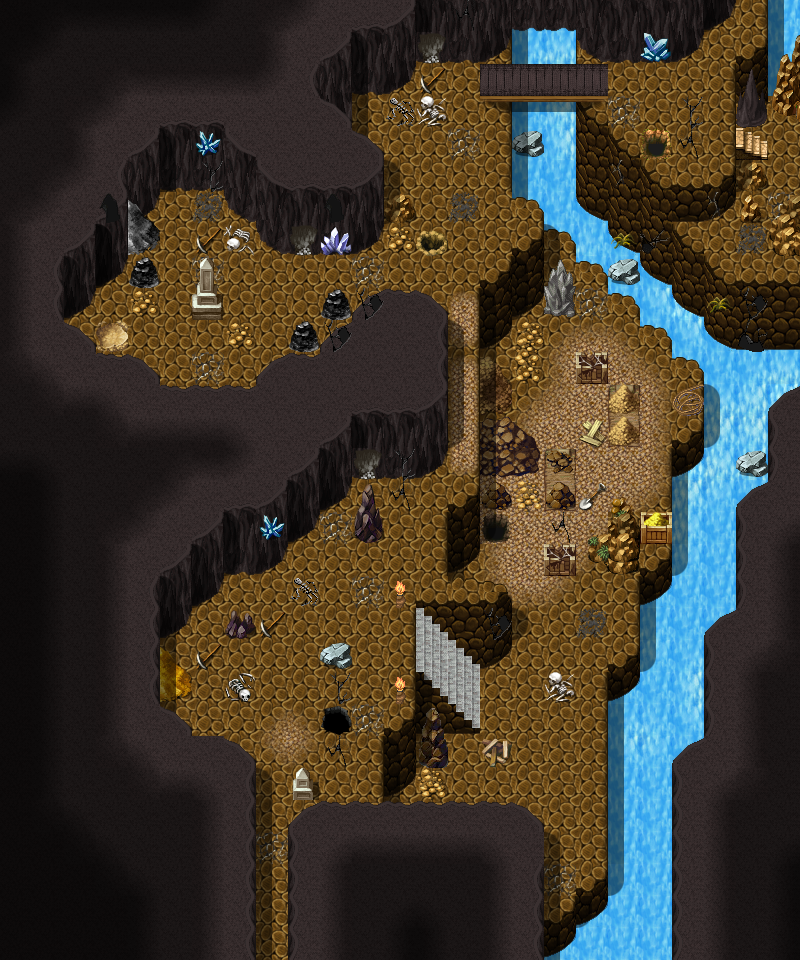

A 2D game scene composited from a Tiled map and its tileset images. What follows is a short description and the map's XML, with each tile layer's data collapsed to a summary:
An orthogonal 25x30 tile map with 32x32 px tiles, 6 tile layers (Ground, Objects, Objects_replace, Above, ...), 1 hidden layer not drawn, 61 tilesets and 32 objects (12x spawn, 5x script, 5x key, 5x replace, 3x mapchange, ...).

<map version="1.8" tiledversion="1.8.4" orientation="orthogonal" renderorder="right-down" width="25" height="30" tilewidth="32" tileheight="32" infinite="0" nextlayerid="12" nextobjectid="33">
 <tileset firstgid="1" name="map_bed_1" tilewidth="32" tileheight="32" tilecount="128" columns="16">
  <image source="../drawable/map_bed_1.png" width="512" height="256" />
 </tileset>
 <tileset firstgid="129" name="map_border_1" tilewidth="32" tileheight="32" tilecount="128" columns="16">
  <image source="../drawable/map_border_1.png" width="512" height="256" />
 </tileset>
 <tileset firstgid="257" name="map_bridge_1" tilewidth="32" tileheight="32" tilecount="128" columns="16">
  <image source="../drawable/map_bridge_1.png" width="512" height="256" />
 </tileset>
 <tileset firstgid="385" name="map_bridge_2" tilewidth="32" tileheight="32" tilecount="128" columns="16">
  <image source="../drawable/map_bridge_2.png" width="512" height="256" />
 </tileset>
 <tileset firstgid="513" name="map_broken_1" tilewidth="32" tileheight="32" tilecount="128" columns="16">
  <image source="../drawable/map_broken_1.png" width="512" height="256" />
 </tileset>
 <tileset firstgid="641" name="map_cavewall_1" tilewidth="32" tileheight="32" tilecount="108" columns="18">
  <image source="../drawable/map_cavewall_1.png" width="576" height="192" />
 </tileset>
 <tileset firstgid="749" name="map_cavewall_2" tilewidth="32" tileheight="32" tilecount="108" columns="18">
  <image source="../drawable/map_cavewall_2.png" width="576" height="192" />
 </tileset>
 <tileset firstgid="857" name="map_cavewall_3" tilewidth="32" tileheight="32" tilecount="108" columns="18">
  <image source="../drawable/map_cavewall_3.png" width="576" height="192" />
 </tileset>
 <tileset firstgid="965" name="map_cavewall_4" tilewidth="32" tileheight="32" tilecount="108" columns="18">
  <image source="../drawable/map_cavewall_4.png" width="576" height="192" />
 </tileset>
 <tileset firstgid="1073" name="map_chair_table_1" tilewidth="32" tileheight="32" tilecount="128" columns="16">
  <image source="../drawable/map_chair_table_1.png" width="512" height="256" />
 </tileset>
 <tileset firstgid="1201" name="map_chair_table_2" tilewidth="32" tileheight="32" tilecount="128" columns="16">
  <image source="../drawable/map_chair_table_2.png" width="512" height="256" />
 </tileset>
 <tileset firstgid="1329" name="map_crate_1" tilewidth="32" tileheight="32" tilecount="128" columns="16">
  <image source="../drawable/map_crate_1.png" width="512" height="256" />
 </tileset>
 <tileset firstgid="1457" name="map_cupboard_1" tilewidth="32" tileheight="32" tilecount="128" columns="16">
  <image source="../drawable/map_cupboard_1.png" width="512" height="256" />
 </tileset>
 <tileset firstgid="1585" name="map_curtain_1" tilewidth="32" tileheight="32" tilecount="128" columns="16">
  <image source="../drawable/map_curtain_1.png" width="512" height="256" />
 </tileset>
 <tileset firstgid="1713" name="map_entrance_1" tilewidth="32" tileheight="32" tilecount="128" columns="16">
  <image source="../drawable/map_entrance_1.png" width="512" height="256" />
 </tileset>
 <tileset firstgid="1841" name="map_entrance_2" tilewidth="32" tileheight="32" tilecount="128" columns="16">
  <image source="../drawable/map_entrance_2.png" width="512" height="256" />
 </tileset>
 <tileset firstgid="1969" name="map_fence_1" tilewidth="32" tileheight="32" tilecount="128" columns="16">
  <image source="../drawable/map_fence_1.png" width="512" height="256" />
 </tileset>
 <tileset firstgid="2097" name="map_fence_2" tilewidth="32" tileheight="32" tilecount="128" columns="16">
  <image source="../drawable/map_fence_2.png" width="512" height="256" />
 </tileset>
 <tileset firstgid="2225" name="map_fence_3" tilewidth="32" tileheight="32" tilecount="128" columns="16">
  <image source="../drawable/map_fence_3.png" width="512" height="256" />
 </tileset>
 <tileset firstgid="2353" name="map_fence_4" tilewidth="32" tileheight="32" tilecount="128" columns="16">
  <image source="../drawable/map_fence_4.png" width="512" height="256" />
 </tileset>
 <tileset firstgid="2481" name="map_ground_1" tilewidth="32" tileheight="32" tilecount="128" columns="16">
  <image source="../drawable/map_ground_1.png" width="512" height="256" />
 </tileset>
 <tileset firstgid="2609" name="map_ground_2" tilewidth="32" tileheight="32" tilecount="128" columns="16">
  <image source="../drawable/map_ground_2.png" width="512" height="256" />
 </tileset>
 <tileset firstgid="2737" name="map_ground_3" tilewidth="32" tileheight="32" tilecount="128" columns="16">
  <image source="../drawable/map_ground_3.png" width="512" height="256" />
 </tileset>
 <tileset firstgid="2865" name="map_ground_4" tilewidth="32" tileheight="32" tilecount="128" columns="16">
  <image source="../drawable/map_ground_4.png" width="512" height="256" />
 </tileset>
 <tileset firstgid="2993" name="map_ground_5" tilewidth="32" tileheight="32" tilecount="128" columns="16">
  <image source="../drawable/map_ground_5.png" width="512" height="256" />
 </tileset>
 <tileset firstgid="3121" name="map_ground_6" tilewidth="32" tileheight="32" tilecount="128" columns="16">
  <image source="../drawable/map_ground_6.png" width="512" height="256" />
 </tileset>
 <tileset firstgid="3249" name="map_ground_7" tilewidth="32" tileheight="32" tilecount="128" columns="16">
  <image source="../drawable/map_ground_7.png" width="512" height="256" />
 </tileset>
 <tileset firstgid="3377" name="map_ground_8" tilewidth="32" tileheight="32" tilecount="128" columns="16">
  <image source="../drawable/map_ground_8.png" width="512" height="256" />
 </tileset>
 <tileset firstgid="3505" name="map_house_1" tilewidth="32" tileheight="32" tilecount="128" columns="16">
  <image source="../drawable/map_house_1.png" width="512" height="256" />
 </tileset>
 <tileset firstgid="3633" name="map_house_2" tilewidth="32" tileheight="32" tilecount="128" columns="16">
  <image source="../drawable/map_house_2.png" width="512" height="256" />
 </tileset>
 <tileset firstgid="3761" name="map_indoor_1" tilewidth="32" tileheight="32" tilecount="128" columns="16">
  <image source="../drawable/map_indoor_1.png" width="512" height="256" />
 </tileset>
 <tileset firstgid="3889" name="map_indoor_2" tilewidth="32" tileheight="32" tilecount="128" columns="16">
  <image source="../drawable/map_indoor_2.png" width="512" height="256" />
 </tileset>
 <tileset firstgid="4017" name="map_kitchen_1" tilewidth="32" tileheight="32" tilecount="128" columns="16">
  <image source="../drawable/map_kitchen_1.png" width="512" height="256" />
 </tileset>
 <tileset firstgid="4145" name="map_outdoor_1" tilewidth="32" tileheight="32" tilecount="128" columns="16">
  <image source="../drawable/map_outdoor_1.png" width="512" height="256" />
 </tileset>
 <tileset firstgid="4273" name="map_pillar_1" tilewidth="32" tileheight="32" tilecount="128" columns="16">
  <image source="../drawable/map_pillar_1.png" width="512" height="256" />
 </tileset>
 <tileset firstgid="4401" name="map_pillar_2" tilewidth="32" tileheight="32" tilecount="128" columns="16">
  <image source="../drawable/map_pillar_2.png" width="512" height="256" />
 </tileset>
 <tileset firstgid="4529" name="map_plant_1" tilewidth="32" tileheight="32" tilecount="128" columns="16">
  <image source="../drawable/map_plant_1.png" width="512" height="256" />
 </tileset>
 <tileset firstgid="4657" name="map_plant_2" tilewidth="32" tileheight="32" tilecount="128" columns="16">
  <image source="../drawable/map_plant_2.png" width="512" height="256" />
 </tileset>
 <tileset firstgid="4785" name="map_rock_1" tilewidth="32" tileheight="32" tilecount="128" columns="16">
  <image source="../drawable/map_rock_1.png" width="512" height="256" />
 </tileset>
 <tileset firstgid="4913" name="map_rock_2" tilewidth="32" tileheight="32" tilecount="128" columns="16">
  <image source="../drawable/map_rock_2.png" width="512" height="256" />
 </tileset>
 <tileset firstgid="5041" name="map_roof_1" tilewidth="32" tileheight="32" tilecount="128" columns="16">
  <image source="../drawable/map_roof_1.png" width="512" height="256" />
 </tileset>
 <tileset firstgid="5169" name="map_roof_2" tilewidth="32" tileheight="32" tilecount="128" columns="16">
  <image source="../drawable/map_roof_2.png" width="512" height="256" />
 </tileset>
 <tileset firstgid="5297" name="map_roof_3" tilewidth="32" tileheight="32" tilecount="128" columns="16">
  <image source="../drawable/map_roof_3.png" width="512" height="256" />
 </tileset>
 <tileset firstgid="5425" name="map_shop_1" tilewidth="32" tileheight="32" tilecount="128" columns="16">
  <image source="../drawable/map_shop_1.png" width="512" height="256" />
 </tileset>
 <tileset firstgid="5553" name="map_sign_ladder_1" tilewidth="32" tileheight="32" tilecount="128" columns="16">
  <image source="../drawable/map_sign_ladder_1.png" width="512" height="256" />
 </tileset>
 <tileset firstgid="5681" name="map_table_1" tilewidth="32" tileheight="32" tilecount="128" columns="16">
  <image source="../drawable/map_table_1.png" width="512" height="256" />
 </tileset>
 <tileset firstgid="5809" name="map_trail_1" tilewidth="32" tileheight="32" tilecount="128" columns="16">
  <image source="../drawable/map_trail_1.png" width="512" height="256" />
 </tileset>
 <tileset firstgid="5937" name="map_transition_1" tilewidth="32" tileheight="32" tilecount="128" columns="16">
  <image source="../drawable/map_transition_1.png" width="512" height="256" />
 </tileset>
 <tileset firstgid="6065" name="map_transition_2" tilewidth="32" tileheight="32" tilecount="128" columns="16">
  <image source="../drawable/map_transition_2.png" width="512" height="256" />
 </tileset>
 <tileset firstgid="6193" name="map_transition_3" tilewidth="32" tileheight="32" tilecount="128" columns="16">
  <image source="../drawable/map_transition_3.png" width="512" height="256" />
 </tileset>
 <tileset firstgid="6321" name="map_transition_4" tilewidth="32" tileheight="32" tilecount="128" columns="16">
  <image source="../drawable/map_transition_4.png" width="512" height="256" />
 </tileset>
 <tileset firstgid="6449" name="map_tree_1" tilewidth="32" tileheight="32" tilecount="128" columns="16">
  <image source="../drawable/map_tree_1.png" width="512" height="256" />
 </tileset>
 <tileset firstgid="6577" name="map_tree_2" tilewidth="32" tileheight="32" tilecount="128" columns="16">
  <image source="../drawable/map_tree_2.png" width="512" height="256" />
 </tileset>
 <tileset firstgid="6705" name="map_wall_1" tilewidth="32" tileheight="32" tilecount="128" columns="16">
  <image source="../drawable/map_wall_1.png" width="512" height="256" />
 </tileset>
 <tileset firstgid="6833" name="map_wall_2" tilewidth="32" tileheight="32" tilecount="120" columns="15">
  <image source="../drawable/map_wall_2.png" width="480" height="256" />
 </tileset>
 <tileset firstgid="6953" name="map_wall_3" tilewidth="32" tileheight="32" tilecount="120" columns="15">
  <image source="../drawable/map_wall_3.png" width="480" height="256" />
 </tileset>
 <tileset firstgid="7073" name="map_wall_4" tilewidth="32" tileheight="32" tilecount="120" columns="15">
  <image source="../drawable/map_wall_4.png" width="480" height="256" />
 </tileset>
 <tileset firstgid="7193" name="map_window_1" tilewidth="32" tileheight="32" tilecount="128" columns="16">
  <image source="../drawable/map_window_1.png" width="512" height="256" />
 </tileset>
 <tileset firstgid="7321" name="map_window_2" tilewidth="32" tileheight="32" tilecount="128" columns="16">
  <image source="../drawable/map_window_2.png" width="512" height="256" />
 </tileset>
 <tileset firstgid="7449" name="map_transition_5" tilewidth="32" tileheight="32" tilecount="128" columns="16">
  <image source="../drawable/map_transition_5.png" width="512" height="256" />
 </tileset>
 <tileset firstgid="7577" name="map_transition_5" tilewidth="32" tileheight="32" tilecount="128" columns="16">
  <image source="../drawable/map_transition_5.png" width="512" height="256" />
 </tileset>
 <layer id="1" name="Ground" width="25" height="30">
  <data>[750 cells, 744 non-empty, 24 distinct tile ids]</data>
 </layer>
 <layer id="2" name="Objects" width="25" height="30">
  <data>[750 cells, 459 non-empty, 105 distinct tile ids]</data>
 </layer>
 <layer id="3" name="Objects_replace" width="25" height="30">
  <data>[750 cells, 4 non-empty, 3 distinct tile ids]</data>
 </layer>
 <layer id="4" name="Above" width="25" height="30">
  <data>[750 cells, 189 non-empty, 56 distinct tile ids]</data>
 </layer>
 <layer id="5" name="Above_replace" width="25" height="30">
  <data>[750 cells, 10 non-empty, 7 distinct tile ids]</data>
 </layer>
 <layer id="6" name="Top" width="25" height="30">
  <data>[750 cells, 4 non-empty, 4 distinct tile ids]</data>
 </layer>
 <layer id="7" name="Walkable" width="25" height="30" visible="0">
  <data>[750 cells, 546 non-empty, 1 distinct tile ids]</data>
 </layer>
 <objectgroup id="8" name="Mapevents" visible="0">
  <object id="1" name="exit" type="mapchange" x="256" y="928" width="32" height="32">
   <properties>
    <property name="map" value="arulirmountain1" />
    <property name="place" value="cave" />
   </properties>
  </object>
  <object id="2" name="east" type="mapchange" x="768" y="128" width="32" height="64">
   <properties>
    <property name="map" value="arulircave3" />
    <property name="place" value="west" />
   </properties>
  </object>
  <object id="3" name="north" type="mapchange" x="736" y="0" width="32" height="32">
   <properties>
    <property name="map" value="arulircave2" />
    <property name="place" value="south" />
   </properties>
  </object>
  <object id="4" name="arulircave_trap01" type="script" x="320" y="704" width="32" height="32">
   <properties>
    <property name="when" value="enter" />
   </properties>
  </object>
  <object id="5" name="arulircave_trap02" type="script" x="320" y="288" width="32" height="32">
   <properties>
    <property name="when" value="enter" />
   </properties>
  </object>
  <object id="6" name="arulircave_trap03" type="script" x="288" y="320" width="32" height="32">
   <properties>
    <property name="when" value="enter" />
   </properties>
  </object>
  <object id="7" name="arulircave_trap04" type="script" x="640" y="128" width="32" height="32">
   <properties>
    <property name="when" value="enter" />
   </properties>
  </object>
  <object id="8" name="arulircave_trap05" type="script" x="128" y="256" width="32" height="32">
   <properties>
    <property name="when" value="enter" />
   </properties>
  </object>
  <object id="9" name="arulircave1_loot1" type="container" x="640" y="512" width="32" height="32" />
  <object id="10" name="arulircave1_loot2" type="container" x="576" y="352" width="32" height="32" />
 </objectgroup>
 <objectgroup id="9" name="Spawn">
  <object id="11" name="arulir_2" type="spawn" x="192" y="576" width="224" height="192">
   <properties>
    <property name="quantity" value="2" />
    <property name="spawngroup" value="arulir_2" />
   </properties>
  </object>
  <object id="12" name="arulir_2" type="spawn" x="256" y="832" width="32" height="32">
   <properties>
    <property name="spawngroup" value="arulir_2" />
   </properties>
  </object>
  <object id="13" name="arulir_2" type="spawn" x="480" y="320" width="192" height="576">
   <properties>
    <property name="quantity" value="5" />
    <property name="spawngroup" value="arulir_2" />
   </properties>
  </object>
  <object id="14" name="gornaud_4" type="spawn" x="160" y="256" width="96" height="96">
   <properties>
    <property name="spawngroup" value="gornaud_4" />
   </properties>
  </object>
  <object id="15" name="arulir_2" type="spawn" x="96" y="192" width="288" height="192">
   <properties>
    <property name="quantity" value="2" />
    <property name="spawngroup" value="arulir_2" />
   </properties>
  </object>
  <object id="16" name="gornaud_4" type="spawn" x="576" y="64" width="96" height="32">
   <properties>
    <property name="spawngroup" value="gornaud_4" />
   </properties>
  </object>
  <object id="17" name="arulir_2" type="spawn" x="512" y="64" width="64" height="32">
   <properties>
    <property name="spawngroup" value="arulir_2" />
   </properties>
  </object>
  <object id="18" name="arulir_2" type="spawn" x="288" y="480" width="128" height="192">
   <properties>
    <property name="quantity" value="2" />
    <property name="spawngroup" value="arulir_2" />
   </properties>
  </object>
  <object id="19" name="arulir_2" type="spawn" x="448" y="416" width="32" height="96">
   <properties>
    <property name="spawngroup" value="arulir_2" />
   </properties>
  </object>
  <object id="20" name="arulir_2" type="spawn" x="448" y="352" width="32" height="32">
   <properties>
    <property name="spawngroup" value="arulir_2" />
   </properties>
  </object>
  <object id="21" name="arulir_2" type="spawn" x="416" y="96" width="96" height="224">
   <properties>
    <property name="quantity" value="2" />
    <property name="spawngroup" value="arulir_2" />
   </properties>
  </object>
  <object id="22" name="arulir_2" type="spawn" x="640" y="64" width="96" height="128">
   <properties>
    <property name="spawngroup" value="arulir_2" />
   </properties>
  </object>
 </objectgroup>
 <objectgroup id="10" name="Keys" visible="0">
  <object id="23" name="arulircave_trap:01" type="key" x="320" y="704" width="32" height="32">
   <properties>
    <property name="phrase" value="do_nothing_but_leave" />
    <property name="requireId" value="arulircave_trap" />
    <property name="requireNegation" value="true" />
    <property name="requireType" value="questProgress" />
    <property name="requireValue" value="1" />
   </properties>
  </object>
  <object id="24" name="arulircave_trap:02" type="key" x="320" y="288" width="32" height="32">
   <properties>
    <property name="phrase" value="do_nothing_but_leave" />
    <property name="requireId" value="arulircave_trap" />
    <property name="requireNegation" value="true" />
    <property name="requireType" value="questProgress" />
    <property name="requireValue" value="2" />
   </properties>
  </object>
  <object id="25" name="arulircave_trap:03" type="key" x="288" y="320" width="32" height="32">
   <properties>
    <property name="phrase" value="do_nothing_but_leave" />
    <property name="requireId" value="arulircave_trap" />
    <property name="requireNegation" value="true" />
    <property name="requireType" value="questProgress" />
    <property name="requireValue" value="3" />
   </properties>
  </object>
  <object id="26" name="arulircave_trap:04" type="key" x="640" y="128" width="32" height="32">
   <properties>
    <property name="phrase" value="do_nothing_but_leave" />
    <property name="requireId" value="arulircave_trap" />
    <property name="requireNegation" value="true" />
    <property name="requireType" value="questProgress" />
    <property name="requireValue" value="4" />
   </properties>
  </object>
  <object id="27" name="arulircave_trap:05" type="key" x="128" y="256" width="32" height="32">
   <properties>
    <property name="phrase" value="do_nothing_but_leave" />
    <property name="requireId" value="arulircave_trap" />
    <property name="requireNegation" value="true" />
    <property name="requireType" value="questProgress" />
    <property name="requireValue" value="5" />
   </properties>
  </object>
 </objectgroup>
 <objectgroup id="11" name="Replace" visible="0">
  <object id="28" name="arulircave_trap:1" type="replace" x="320" y="704" width="32" height="32">
   <properties>
    <property name="Objects" value="Objects_replace" />
   </properties>
  </object>
  </objectgroup>
</map>
<!-- 4 of 32 objects omitted -->
